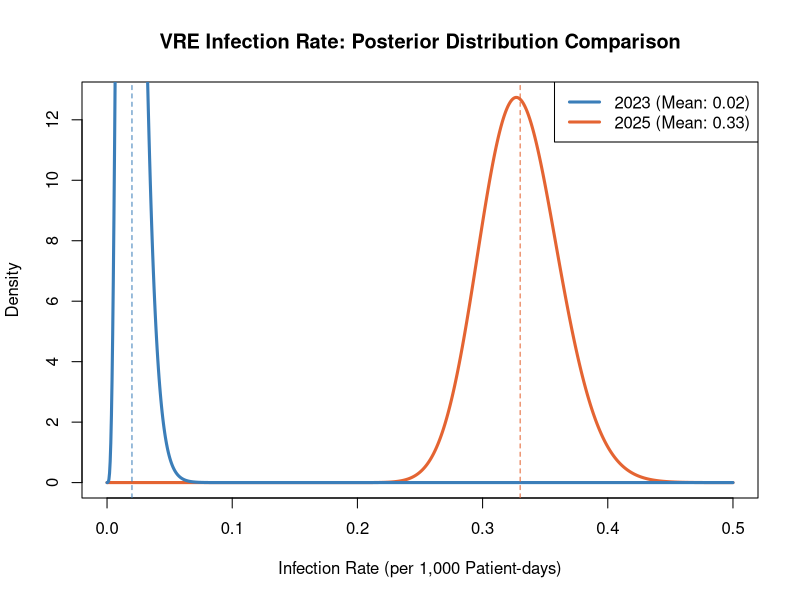

Write the R code that produced this figure.
# =========================================================================
# A A병원 VRE(Vancomycin-Resistant Enterococci) 감염 추세 분석
# 분석 모델: Poisson-Gamma Conjugate Model & Monte Carlo Simulation
# =========================================================================

# 1. 데이터 입력 (보정된 수치 사용)
# n: 총 재원일수 / 1000 (단위 노출량)
# y: 실제 발생 건수 (Rate * n)
n_2023 <- 261.2; y_2023 <- 5.2   # 2023년 데이터
n_2025 <- 334.0; y_2025 <- 110.2 # 2025년 데이터

# 2. 베이지안 사후분포 도출 (Conjugate Prior: Gamma Distribution)
# 무정보적 사전분포(Non-informative Prior) Gamma(0.001, 0.001) 가정
# Posterior ~ Gamma(alpha + y, beta + n)
alpha_prior <- 0.001
beta_prior <- 0.001

# 사후분포 파라미터 계산
post_shape_23 <- alpha_prior + y_2023
post_rate_23  <- beta_prior + n_2023

post_shape_25 <- alpha_prior + y_2025
post_rate_25  <- beta_prior + n_2025

# 3. 몬테카를로 시뮬레이션 (Monte Carlo Simulation)
# 사후분포에서 각각 100,000개의 샘플을 추출하여 비교
set.seed(42) # 재현성을 위한 시드 설정
samples_2023 <- rgamma(100000, shape = post_shape_23, rate = post_rate_23)
samples_2025 <- rgamma(100000, shape = post_shape_25, rate = post_rate_25)

# 2025년 발생률이 2023년보다 높을 확률 계산
prob_increase <- mean(samples_2025 > samples_2023)

# 4. 결과 시각화
x_range <- seq(0, 0.5, length.out = 1000)
dist_2023 <- dgamma(x_range, shape = post_shape_23, rate = post_rate_23)
dist_2025 <- dgamma(x_range, shape = post_shape_25, rate = post_rate_25)

plot(x_range, dist_2025, type = "l", col = "#E46432", lwd = 3,
     main = "VRE Infection Rate: Posterior Distribution Comparison",
     xlab = "Infection Rate (per 1,000 Patient-days)",
     ylab = "Density", xlim = c(0, 0.5))
lines(x_range, dist_2023, col = "#3B7EB9", lwd = 3)
abline(v = mean(samples_2023), col = "#3B7EB9", lty = 2)
abline(v = mean(samples_2025), col = "#E46432", lty = 2)
legend("topright", 
       legend = c(paste0("2023 (Mean: ", round(mean(samples_2023), 3), ")"),
                  paste0("2025 (Mean: ", round(mean(samples_2025), 3), ")")),
       col = c("#3B7EB9", "#E46432"), lwd = 3)

# 5. 수치 결과 출력
cat("--- 분석 결과 ---\n")
cat("2023년 95% 신용구간:", quantile(samples_2023, c(0.025, 0.975)), "\n")
cat("2025년 95% 신용구간:", quantile(samples_2025, c(0.025, 0.975)), "\n")
cat("2025년 발생률이 더 높을 사후 확률:", prob_increase * 100, "%\n")
